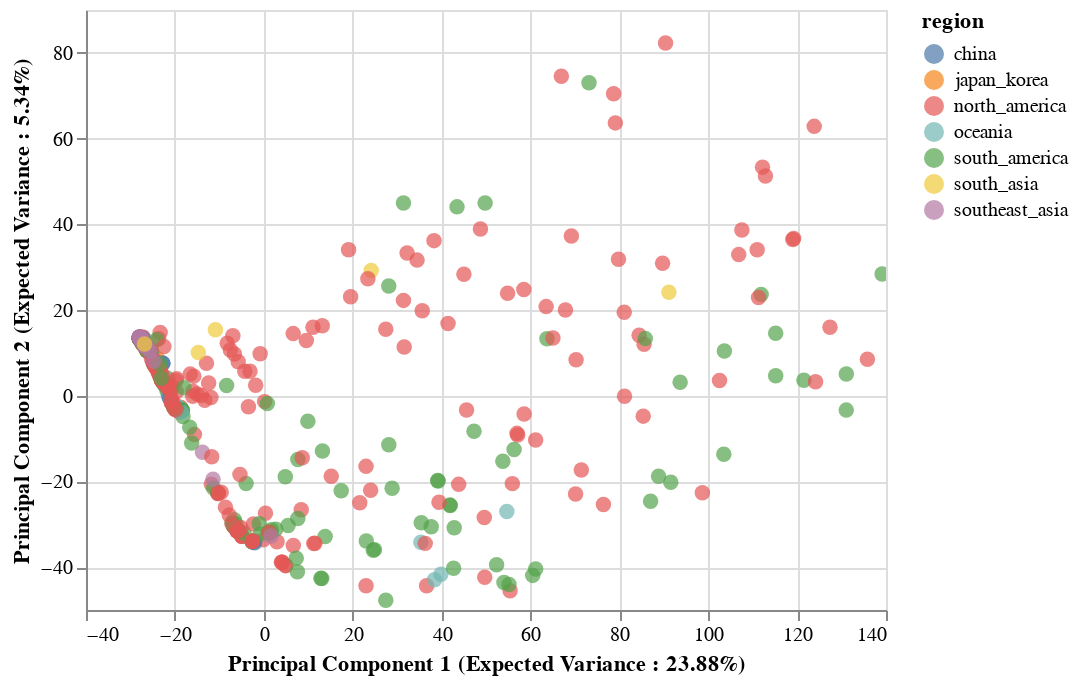

The code cell stored with this chart in its notebook:
### Code cell
import altair as alt
brush = alt.selection(type='interval', resolve='global')
#link the charts
alt.Chart(finalDf).mark_circle(size=60).encode(
    x=alt.X('principal component 1',title='Principal Component 1 (Expected Variance : {}%'.format(round(pca.explained_variance_ratio_[0]*100,2)) + ")"),
    y=alt.X('principal component 2',title='Principal Component 2 (Expected Variance : {}%'.format(round(pca.explained_variance_ratio_[1]*100,2)) + ")"),
    color='region',
    tooltip=['strain', 'region']
).interactive()
#Make this into a website (view compiled vega -- gives you the javascript -- put that into a HTML script)

### Figure 1 — Vega-Lite specification as saved in the notebook (floating-point values rounded to 4 significant figures; data arrays with more than 128 entries replaced by an {"elided": "..."} marker saying what was removed)
{"$schema": "https://vega.github.io/schema/vega-lite/v3.3.0.json", "config": {"mark": {"tooltip": null}, "view": {"height": 300, "width": 400}}, "data": {"name": "data-1e4322767df3fb3ef4f5cb4fd14c6765"}, "datasets": {"data-1e4322767df3fb3ef4f5cb4fd14c6765": {"elided": "519 records"}}, "encoding": {"color": {"field": "region", "type": "nominal"}, "tooltip": [{"field": "strain", "type": "nominal"}, {"field": "region", "type": "nominal"}], "x": {"field": "principal component 1", "title": "Principal Component 1 (Expected Variance : 23.88%)", "type": "quantitative"}, "y": {"field": "principal component 2", "title": "Principal Component 2 (Expected Variance : 5.34%)", "type": "quantitative"}}, "mark": {"size": 60, "type": "circle"}, "selection": {"selector003": {"bind": "scales", "encodings": ["x", "y"], "type": "interval"}}}
